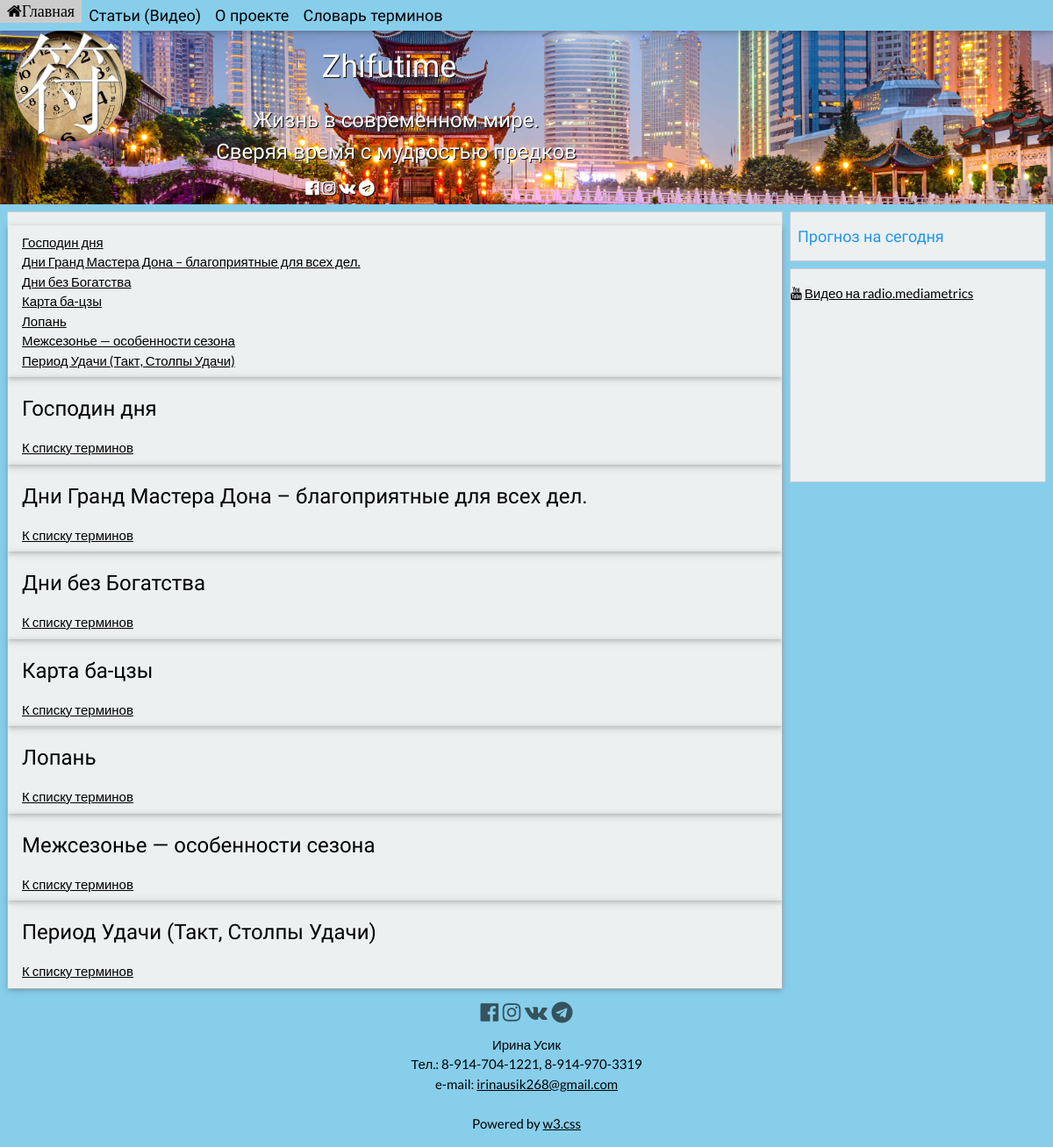
Screenshot of /thesaurus/ with the database file from the repository.
### zhifutime/models.py (models this page shows)
class Term(models.Model):
    title = models.CharField(max_length=80)
    text = tinymce_models.HTMLField()
    class Meta:
        ordering = ['title']
        verbose_name = 'Термин'
        verbose_name_plural = 'Термины'

### zhifutime/views.py (the view)
# urls.py: url(r'^thesaurus/$', views.thesaurus, name='thesaurus'),
def thesaurus(request):
    terms = Term.objects.all
    return render(request, 'thesaurus.html', {'terms': terms})

### zhifutime/templates/thesaurus.html (shortened to what this page needs)
{%  extends 'basetry.html' %}
{% block main_content %}
    <div  class="w3-card w3-padding" id="list">
    {%  for term in terms %}
        <tr><div>
            <a href="#{{ term.id }}">{{ term.title }}</a>
            </div>
        </tr>
    {% endfor %}
    </div>
    <table class="w3-table-all w3-hoverable">
        {%  for term in terms %}
        <tr><div class="w3-card w3-padding">
            <h3 id="{{ term.id }}">{{ term.title }}</h3>
            <a href="#list">К списку терминов</a>
            </div>
        </tr>
        {% endfor %}
    </table>
{% endblock %}

### zhifutime/static/w3.css (style rules this page uses)
*,*:before,*:after { box-sizing:inherit }
html { -ms-text-size-adjust:100%;-webkit-text-size-adjust:100% }
body { margin:0 }
a { background-color:transparent;-webkit-text-decoration-skip:objects }
html,body { font-family:Verdana,sans-serif;font-size:15px;line-height:1.5 }
html { overflow-x:hidden }
h3 { font-size:24px }
h1,h2,h3,h4,h5,h6 { font-family:"Segoe UI",Arial,sans-serif;font-weight:400;margin:10px 0 }
a { color:inherit }
.w3-table,.w3-table-all { border-collapse:collapse;border-spacing:0;width:100%;display:table }
.w3-table-all { border:1px solid #ccc }
.w3-bordered tr,.w3-table-all tr { border-bottom:1px solid #ddd }
.w3-table-all tr:nth-child(odd) { background-color:#fff }
.w3-table-all tr:nth-child(even) { background-color:#f1f1f1 }
.w3-card,.w3-card-2 { box-shadow:0 2px 5px 0 rgba(0,0,0,0.16),0 2px 10px 0 rgba(0,0,0,0.12) }
.w3-padding { padding:8px 16px!important }

### rows the page displays
Term: title "Господин дня"
Term: title "Дни Гранд Мастера Дона – благоприятные для всех дел."
Term: title "Дни без Богатства"
Term: title "Карта ба-цзы"
Term: title "Лопань"
Term: title "Межсезонье — особенности сезона"
Term: title "Период Удачи (Такт, Столпы Удачи)"
